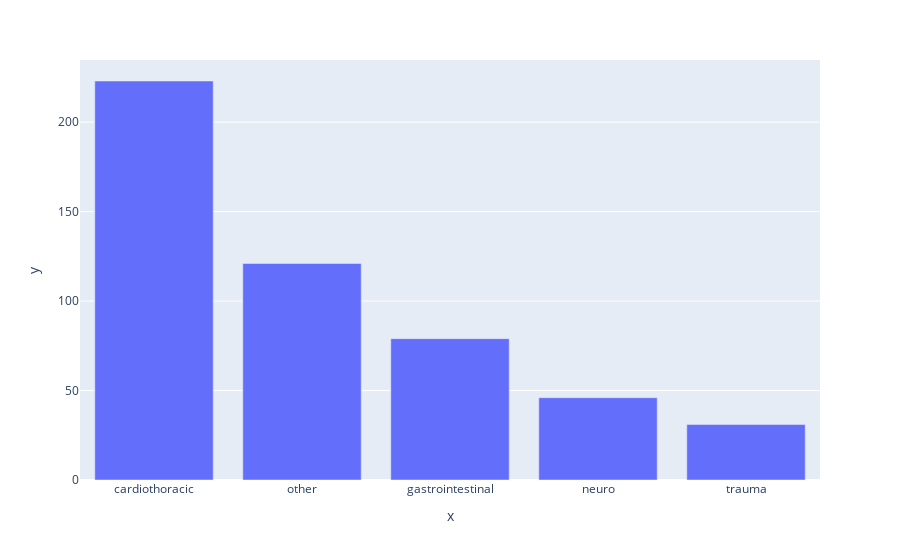

Notebook code for this chart:
### Code cell
import matplotlib.pyplot as plt
import seaborn as sns
import plotly.express as px
# icu["surgery"].value_counts().plot.bar() # surgery sütunundaki değerlerin görselleştirilmesini sağlar .
seri = icu["surgery"].value_counts()
# plt.bar(seri.index, seri.values)
# sns.barplot(x=seri.index, y=seri.values)
px.bar(x=seri.index, y=seri.values)

### Figure 1 — Plotly figure (JSON) as saved in the notebook; plotly's stock layout.template omitted (floating-point values rounded to 4 significant figures)
{"data": [{"alignmentgroup": "True", "hovertemplate": "x=%{x}<br>y=%{y}<extra></extra>", "legendgroup": "", "marker": {"color": "#636efa", "pattern": {"shape": ""}}, "name": "", "offsetgroup": "", "orientation": "v", "showlegend": false, "textposition": "auto", "type": "bar", "x": ["cardiothoracic", "other", "gastrointestinal", "neuro", "trauma"], "xaxis": "x", "y": [223, 121, 79, 46, 31], "yaxis": "y"}], "layout": {"barmode": "relative", "legend": {"tracegroupgap": 0}, "margin": {"t": 60}, "xaxis": {"anchor": "y", "domain": [0, 1], "title": {"text": "x"}}, "yaxis": {"anchor": "x", "domain": [0, 1], "title": {"text": "y"}}}}
